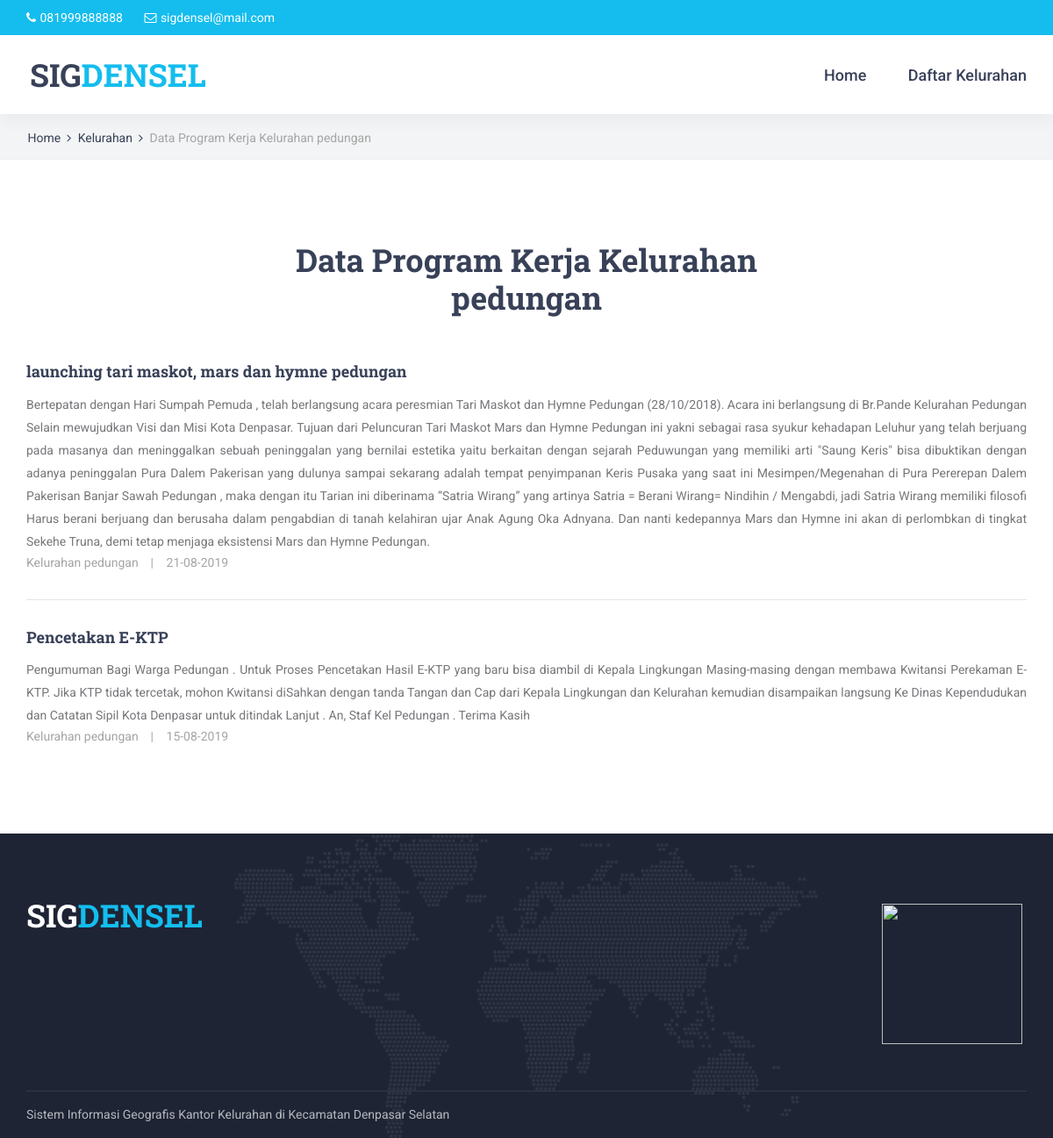
Screenshot of /program-kerja.php?id_kelurahan=3 with the database file from the repository.
### tables this page shows
CREATE TABLE `kelurahan` (
  `id_kelurahan` int(11) NOT NULL,
  `nama_kelurahan` varchar(199) NOT NULL,
  `nama_lurah` varchar(199) NOT NULL
);

CREATE TABLE `program_kerja` (
  `id_program_kerja` int(11) NOT NULL,
  `id_kelurahan` int(11) NOT NULL,
  `id_operator` int(11) NOT NULL,
  `judul` varchar(199) NOT NULL,
  `tanggal` date NOT NULL,
  `keterangan` text NOT NULL,
  `status` varchar(199) NOT NULL
);

### program-kerja.php (the view, shortened to what this page needs)
<?php
	include 'operator/koneksi.php';
	$id_kelurahan = $_GET['id_kelurahan'];
	$query_kelurahan = mysqli_query($koneksi, "SELECT * FROM kelurahan WHERE id_kelurahan = '$id_kelurahan'");
	$row_kelurahan = mysqli_fetch_assoc($query_kelurahan);
?>
<!DOCTYPE html>
<html lang="en">
<head>
<?php include 'asset/top-script.php'; ?>
</head>
<body>
<div class="super_container">
	<header class="header">
    <?php include 'top-bar.php'; ?>
		<?php include 'navigation.php'; ?>
	</header>
	<div class="home">
		<div class="breadcrumbs_container">
			<div class="container">
				<div class="row">
					<div class="col">
						<div class="breadcrumbs">
							<ul>
								<li><a href="index.php">Home</a></li>
								<li><a href="daftar-kelurahan.php">Kelurahan</a></li>
								<li>Data Program Kerja <?= $row_kelurahan['nama_kelurahan'];?></li>
							</ul>
						</div>
					</div>
				</div>
			</div>
		</div>
	</div>
  <div class="news">
		<div class="container">
			<div class="row">
				<div class="col">
					<div class="section_title_container text-center">
						<h2 class="section_title">Data Program Kerja <?= $row_kelurahan['nama_kelurahan'];?></h2>
					</div>
				</div>
			</div>
			<div class="row news_row">
				<div class="col-lg-12 news_col">
					<div class="news_posts_small">
						<?php
              include 'operator/koneksi.php';
							$id_kelurahan = $_GET['id_kelurahan'];
              $query_proker = mysqli_query($koneksi,
              "SELECT * FROM program_kerja
              JOIN kelurahan ON kelurahan.id_kelurahan = program_kerja.id_kelurahan
              JOIN operator ON operator.id_operator = program_kerja.id_operator
              WHERE program_kerja.id_kelurahan='$id_kelurahan' AND program_kerja.status = 'aktif'");
              while ($row_proker = mysqli_fetch_assoc($query_proker)) {
                $query_lokasi = mysqli_query($koneksi, "SELECT * FROM lokasi WHERE id_kelurahan = '$row_proker[id_kelurahan]'");
                $row_loc = mysqli_fetch_assoc($query_lokasi);
            ?>
            <div class="news_post_small">
							<div class="news_post_small_title"><a href="<?= $row_loc['data_lokasi'];?>" target="_blank"><?= $row_proker['judul'];?></a></div>
							<div class="news_post_meta">
								<ul>
                  <p style="text-align: justify"><?= $row_proker['keterangan'];?></p>
									<li><?= $row_proker['nama_kelurahan'];?></li>
									<li><?= date('d-m-Y', strtotime($row_proker['tanggal']));?></li>
								</ul>
							</div>
						</div>
            <?php } ?>
					</div>
				</div>
			</div>
		</div>
	</div>
	<?php include 'footer.php'; ?>
</div>
</body>
</html>

### frontend/styles/main_styles.css (style rules this page uses)
* { margin: 0; padding: 0; -webkit-font-smoothing: antialiased; -webkit-text-shadow: rgba(0,0,0,.01) 0 0 1px; text-shadow: rgba(0,0,0,.01) 0 0 1px; }
body { font-family: 'Roboto', sans-serif; font-size: 14px; font-weight: 400; background: #FFFFFF; color: #a5a5a5; }
div { display: block; position: relative; -webkit-box-sizing: border-box; -moz-box-sizing: border-box; box-sizing: border-box; }
ul { list-style: none; margin-bottom: 0px; }
p { font-family: 'Roboto', sans-serif; font-size: 14px; line-height: 1.85; font-weight: 400; color: #76777a; -webkit-font-smoothing: antialiased; -webkit-text-shadow: rgba(0,0,0,.01) 0 0 1px; text-shadow: rgba(0,0,0,.01) 0 0 1px; }
p:last-of-type { margin-bottom: 0; }
a, a:hover, a:visited, a:active, a:link { text-decoration: none; -webkit-font-smoothing: antialiased; -webkit-text-shadow: rgba(0,0,0,.01) 0 0 1px; text-shadow: rgba(0,0,0,.01) 0 0 1px; }
h2 { font-size: 36px; }
h1, h2, h3, h4, h5, h6 { font-family: 'Roboto Slab', serif; font-weight: 700; -webkit-font-smoothing: antialiased; -webkit-text-shadow: rgba(0,0,0,.01) 0 0 1px; text-shadow: rgba(0,0,0,.01) 0 0 1px; color: #384158; margin-bottom: 0; }
.super_container { width: 100%; overflow: hidden; }
.header { position: fixed; top: 0; left: 0; width: 100%; z-index: 100; box-shadow: 0px 5px 20px rgba(0,0,0,0.05); -webkit-transition: all 200ms ease; -moz-transition: all 200ms ease; -ms-transition: all 200ms ease; -o-transition: all 200ms ease; transition: all 200ms ease; }
.section_title_container { max-width: 600px; margin: 0 auto; }
.section_title { line-height: 1.2; }
.home { width: 100%; height: 850px; }
.news { width: 100%; padding-top: 93px; padding-bottom: 100px; background: #FFFFFF; }
.news_row { margin-top: 55px; }
.news_post_meta { margin-top: 11px; }
.news_post_meta ul li { display: inline-block; position: relative; }
.news_post_meta ul li:not(:last-of-type)::after { display: inline-block; position: relative; content: '|'; margin-left: 14px; margin-right: 11px; }
.news_posts_small { margin-top: -6px; }
.news_post_small:not(:last-child) { padding-bottom: 31px; border-bottom: solid 1px #e5e5e5; }
.news_post_small:not(:first-child) { padding-top: 29px; }
.news_post_small_title a { font-family: 'Roboto Slab', serif; font-size: 18px; font-weight: 700; line-height: 1.55; color: #384158; -webkit-transition: all 200ms ease; -moz-transition: all 200ms ease; -ms-transition: all 200ms ease; -o-transition: all 200ms ease; transition: all 200ms ease; }

### rows the page displays
kelurahan: nama_kelurahan "Kelurahan pedungan"
program_kerja: judul "launching tari maskot, mars dan hymne pedungan", keterangan "Bertepatan dengan Hari Sumpah Pemuda , telah berlangsung acara peresmian Tari Maskot dan Hymne Pedungan (28/10/2018). Acara ini berlangsung di Br.Pande Kelurahan Pedungan Selain mewujudkan Visi dan Misi Kota Denpasar. Tujuan dari Peluncuran Tari Maskot Mars dan Hymne Pedungan ini yakni sebagai rasa syukur kehadapan Leluhur yang telah berjuang pada masanya dan meninggalkan sebuah peninggalan yang bernilai estetika yaitu berkaitan dengan sejarah Peduwungan yang memiliki arti \"Saung Keris\" bisa dibuktikan dengan adanya peninggalan Pura Dalem Pakerisan yang dulunya sampai sekarang adalah tempat penyimpanan Keris Pusaka yang saat ini Mesimpen/Megenahan di Pura Pererepan Dalem Pakerisan Banjar…", id_kelurahan.nama_kelurahan "Kelurahan pedungan", tanggal "21-08-2019"
program_kerja: judul "Pencetakan E-KTP", keterangan "Pengumuman Bagi Warga Pedungan . Untuk Proses Pencetakan Hasil E-KTP yang baru bisa diambil di Kepala Lingkungan Masing-masing dengan membawa Kwitansi Perekaman E-KTP. Jika KTP tidak tercetak, mohon Kwitansi diSahkan dengan tanda Tangan dan Cap dari Kepala Lingkungan dan Kelurahan kemudian disampaikan langsung Ke Dinas Kependudukan dan Catatan Sipil Kota Denpasar untuk ditindak Lanjut . An, Staf Kel Pedungan . Terima Kasih", id_kelurahan.nama_kelurahan "Kelurahan pedungan", tanggal "15-08-2019"
